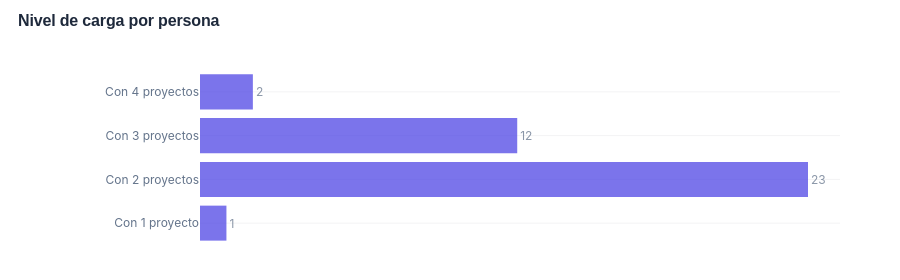

The cell this chart's notebook holds for it:
### Code cell
section_title('Asignaciones', 'Carga de trabajo y avisos')

asg_activos = df_asg[df_asg['ID_EMPLEADO'].isin(activos['ID_EMPLEADO'])]
emp_projs = asg_activos.groupby('ID_EMPLEADO').size().reset_index(name='Num_Proyectos')

dist_carga = emp_projs.groupby('Num_Proyectos').size().reset_index(name='Personas')
dist_carga['Etiqueta'] = dist_carga['Num_Proyectos'].apply(lambda x: f"Con {int(x)} proyecto{'s' if x>1 else ''}")

fig_carga = px.bar(dist_carga, x='Personas', y='Etiqueta', orientation='h',
                   color_discrete_sequence=[C['accent']])
_style(fig_carga, 'Nivel de carga por persona', h=280)
fig_carga.update_traces(text=dist_carga['Personas'], textposition='outside', textfont=dict(size=12, color=C['muted']), 
                        hovertemplate='%{y}<br>Personas: %{x}<extra></extra>', opacity=0.75, marker_line_width=0)
fig_carga.update_xaxes(showgrid=False, zeroline=False, showticklabels=False, title_text="")
fig_carga.update_yaxes(title_text="")
fig_carga.update_layout(margin=dict(l=200, r=60, t=70, b=30))
fig_carga.show()

proj_counts = df_asg.groupby('ID_PROYECTO').size().reset_index(name='Empleados')
proj_counts = pd.merge(proj_counts, df_prj[['ID_PROYECTO', 'TX_DESCRIPCION']], on='ID_PROYECTO')
top_proyectos = proj_counts.nlargest(5, 'Empleados')[['TX_DESCRIPCION', 'Empleados']].values.tolist()

display(HTML(render_podium(top_proyectos, 'Proyectos que requieren más personal', C['warning'], 'personas')))

render_insight(
    'Carga del equipo',
    f'En general, las asignaciones están equilibradas y la gente participa en 1 o 2 iniciativas. No obstante, se nota que proyectos como <b>{top_proyectos[0][0]}</b> demandan gran parte del equipo y son críticos operativamente.'
)

asignados_ids = df_asg['ID_PROYECTO'].unique()
proyectos_huerfanos = df_prj[(~df_prj['ID_PROYECTO'].isin(asignados_ids)) & (df_prj['ESTADO'] == 'Activo')]

if len(proyectos_huerfanos) > 0:
    nombres = " · ".join(proyectos_huerfanos['TX_DESCRIPCION'].tolist())
    render_alert('Revisión Pendiente', 
                 f'Durante el cruce de datos, se han detectado <b>{len(proyectos_huerfanos)} proyecto(s)</b> en estado activo pero sin nadie asignado. Sería conveniente revisar su estado:<br><br><b>{nombres}</b>', type='danger')
else:
    render_alert('Asignaciones al 100%', 
                 f'No se detectan proyectos activos sin personal. Todas las asignaciones están al día y cruzadas correctamente.', type='success')

### Figure 1 — Plotly figure (JSON) as saved in the notebook; plotly's stock layout.template omitted (floating-point values rounded to 4 significant figures)
{"data": [{"hovertemplate": "%{y}<br>Personas: %{x}<extra></extra>", "legendgroup": "", "marker": {"color": "#4F46E5", "line": {"width": 0}, "pattern": {"shape": ""}}, "name": "", "opacity": 0.75, "orientation": "h", "showlegend": false, "text": [1.0, 23.0, 12.0, 2.0], "textfont": {"color": "#64748B", "size": 12}, "textposition": "outside", "type": "bar", "x": [1, 23, 12, 2], "xaxis": "x", "y": ["Con 1 proyecto", "Con 2 proyectos", "Con 3 proyectos", "Con 4 proyectos"], "yaxis": "y"}], "layout": {"barmode": "relative", "font": {"color": "#64748B", "family": "Inter, sans-serif", "size": 12}, "height": 280, "legend": {"tracegroupgap": 0}, "margin": {"b": 30, "l": 200, "r": 60, "t": 70}, "paper_bgcolor": "#FFFFFF", "plot_bgcolor": "#FFFFFF", "title": {"text": "<b style=\"font-family:'Outfit', sans-serif;font-size:16px;font-weight:700;color:#1E293B;letter-spacing:-0.01em;\">Nivel de carga por persona</b>", "x": 0.02, "y": 0.95}, "xaxis": {"anchor": "y", "domain": [0, 1], "gridcolor": "rgba(15, 23, 42, 0.05)", "showgrid": false, "showticklabels": false, "title": {"font": {"color": "#64748B", "size": 12}, "text": ""}, "zeroline": false}, "yaxis": {"anchor": "x", "domain": [0, 1], "gridcolor": "rgba(15, 23, 42, 0.05)", "title": {"font": {"color": "#64748B", "size": 12}, "text": ""}, "zeroline": false}}}
